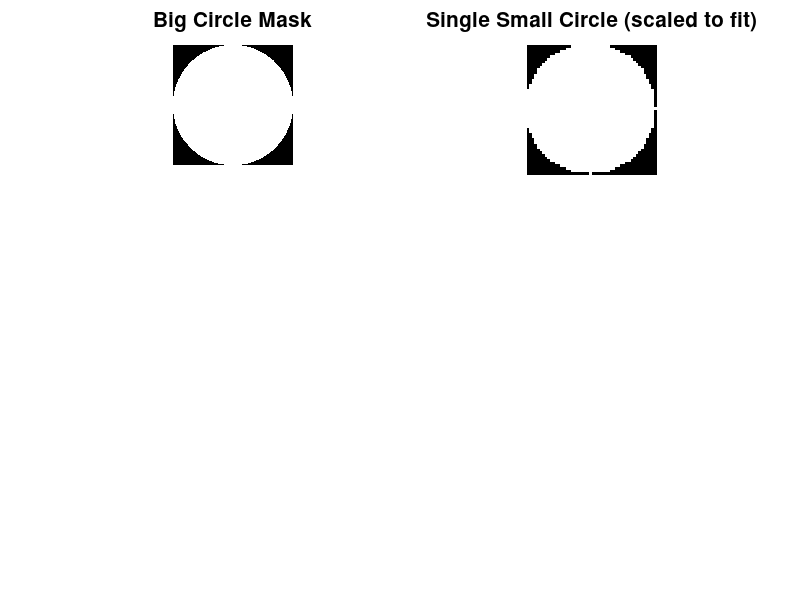

The MATLAB source for this figure: (Note: this script raises an error after producing the figure.)
% M-file to place multiple small circles inside a big circle.
% Clean up
close all;
clc;
fontSize = 15;
% Initialize some parameters.
numberOfSmallCircles = 25; % Number of small circles
smallCircleOutsideValue = 0.2;
smallCircleInsideValue = 0.8;
smallCircleRadius = 25;    % small circle radius
bigImageWidth = 500;
bigImageHeight =  500; % square area 0f 500*500
bigCircleRadius = 250;    % big circle radius

% Initialize an image to hold one single big circle.
bigCircleImage = zeros(bigImageHeight, bigImageWidth);
[x, y] = meshgrid(1:bigImageWidth, 1:bigImageHeight);
bigCircleImage((x - bigImageWidth/2).^2 + (y - bigImageHeight/2).^2 <= bigCircleRadius.^2) = 1;
% Display it in the upper left plot.
subplot(3,2, 1);
imshow(bigCircleImage, []);
title('Big Circle Mask', 'FontSize', fontSize);
set(gcf, 'Position', get(0,'Screensize')); % Maximize figure.

% Initialize an image to hold one single small circle.
smallCircleImage = zeros(2*smallCircleRadius, 2*smallCircleRadius);
[x, y] = meshgrid(1:smallCircleRadius*2, 1:smallCircleRadius*2);
singleCircleImage = zeros(2*smallCircleRadius, 2*smallCircleRadius);
singleCircleImage((x - smallCircleRadius).^2 + (y - smallCircleRadius).^2 <= smallCircleRadius.^2) = smallCircleInsideValue;
% Display it in the upper right plot.
subplot(3,2, 2);
imshow(singleCircleImage, []);
title('Single Small Circle (scaled to fit)', 'FontSize', fontSize);

singleWidth = size(singleCircleImage, 2);
singleHeight = size(singleCircleImage, 1);
% Get random coordinates in the big image where
% we will place the upper left corner of the small circle.
widthThatWillFit = bigImageWidth - 2 * smallCircleRadius;
heightThatWillFit = bigImageHeight - 2 * smallCircleRadius;
smallUpperLeftX = widthThatWillFit * rand(numberOfSmallCircles, 1);
smallUpperLeftY = heightThatWillFit * rand(numberOfSmallCircles, 1);
% Initialize an output image to hold many small overlapping circles.
manySmallCircles = zeros(bigImageHeight, bigImageWidth);
% Place the small circles one by one.
for k = 1 : numberOfSmallCircles
	% Find the square in the big image where we're going to add a small circle.
	x1 = int16(smallUpperLeftX(k));
	y1 = int16(smallUpperLeftY(k));
	x2 = int16(x1 + singleWidth - 1);
	y2 = int16(y1 + singleHeight - 1);
	% Add in one small circle to the existing big image.
	manySmallCircles(y1:y2, x1:x2) = manySmallCircles(y1:y2, x1:x2) + singleCircleImage;
end
% Make outside the circles the outside color.
manySmallCircles(manySmallCircles == 0) = smallCircleOutsideValue;
% Display it in the lower left plot.
subplot(3,2, 3);
imshow(manySmallCircles);
title('Many Small Overlapping Circles', 'FontSize', fontSize);

% Multiply the big circle mask by the many small circles image to clip
% those small circles that lie outside the big circle.
maskedByBigCircle = bigCircleImage .* manySmallCircles;
% Display it in the lower right plot.
subplot(3,2, 4);
imshow(maskedByBigCircle);
title('Many Small Circles Masked by Big Circle', 'FontSize', fontSize);

% Take the histogram and display it in the bottom row.
subplot(3,2, 6);
hist(maskedByBigCircle(:));
grid on;
title('Histogram of Image Inside Big Circle', 'FontSize', fontSize);